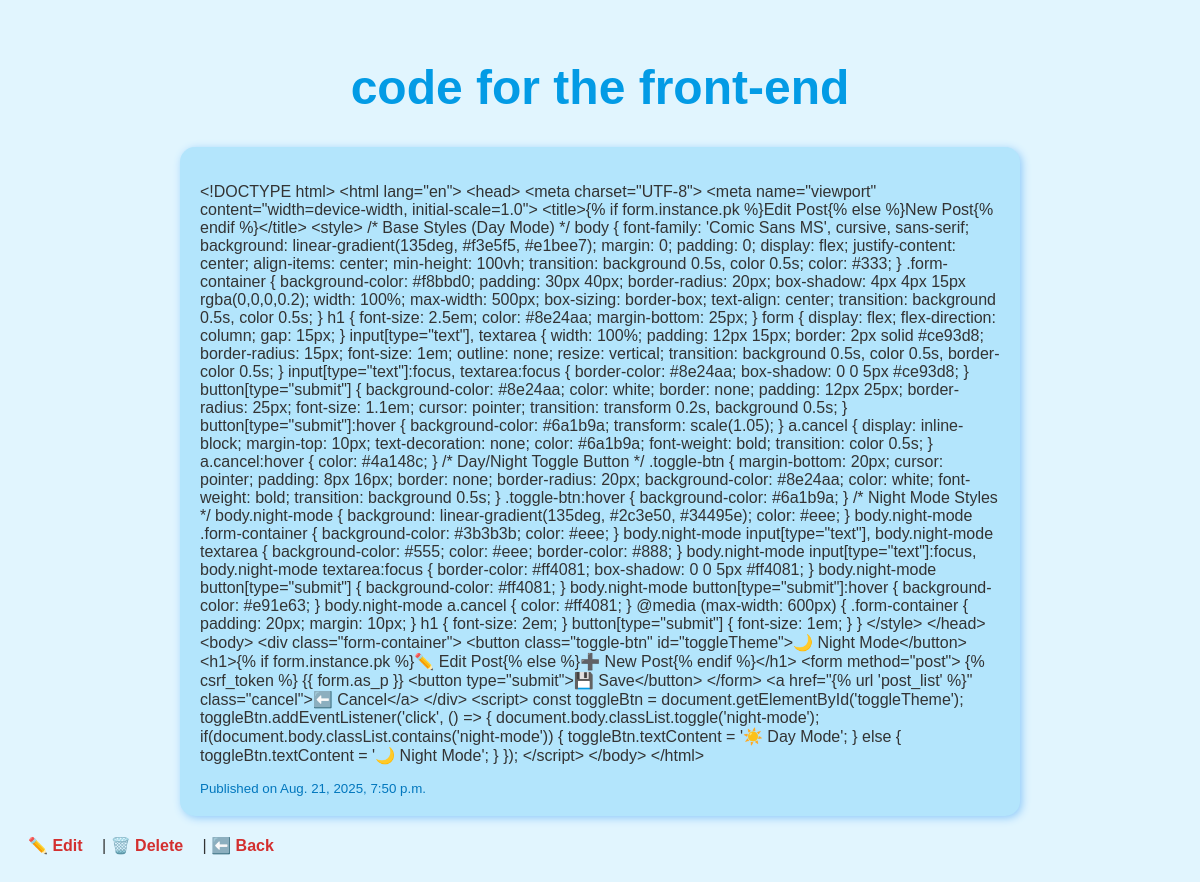
The app's page /post/4/ with its own data.
### blogs/models.py (models this page shows, shortened)
class Post(models.Model):
    title=models.CharField(max_length=200)
    content=models.TextField()
    created_at=models.DateTimeField(auto_now_add=True)

### blogs/views.py (the view)
# urls.py: path('post/<int:pk>/', views.post_detail, name='post_detail'),
def post_detail(request, pk):
    post = get_object_or_404(Post, pk=pk)
    return render(request, 'blogs/post_detail.html', {'post': post})

### blogs/templates/blogs/post_detail.html (shortened to what this page needs)
<!DOCTYPE html>
<html lang="en">
<head>
</head>
<body>
    <h1>{{ post.title }}</h1>
    <div class="content">
        <p>{{ post.content }}</p>
        <small>Published on {{ post.created_at }}</small>
    </div>
    <div class="actions">
        <a href="{% url 'post_update' post.pk %}">✏️ Edit</a> |
        <a href="{% url 'post_delete' post.pk %}">🗑️ Delete</a> |
        <a href="{% url 'post_list' %}">⬅️ Back</a>
    </div>
</body>
</html>

### blogs/templates/blogs/post_detail.html (style rules this page uses)
body { font-family: 'Comic Sans MS', cursive, sans-serif; background-color: #e1f5fe; color: #333; padding: 20px; }
h1 { color: #039be5; text-align: center; font-size: 3em; }
.content { background-color: #b3e5fc; padding: 20px; border-radius: 15px; box-shadow: 2px 2px 8px #90caf9; margin: 20px auto; max-width: 800px; }
small { display: block; margin-top: 10px; color: #0277bd; }
.actions a { margin-right: 15px; text-decoration: none; color: #d32f2f; font-weight: bold; }

### records on screen
Post: title "code for the front-end", content "<!DOCTYPE html> <html lang=\"en\"> <head> <meta charset=\"UTF-8\"> <meta name=\"viewport\" content=\"width=device-width, initial-scale=1.0\"> <title>{% if form.instance.pk %}Edit Post{% else %}New Post{% endif %}</title> <style> /* Base Styles (Day Mode) */ body { font-family: 'Comic Sans MS', cursive, sans-serif; background: linear-gradient(135deg, #f3e5f5, #e1bee7); margin: 0; padding: 0; display: flex; justify-content: center; align-items: center; min-height: 100vh; transition: background 0.5s, color 0.5s; color: #333; } .form-container { background-color: #f8bbd0; padding: 30px 40px; border-radius: 20px; box-shadow: 4px 4px 15px rgba(0,0,0,0.2); width: 100%; max-width: 500px; box-sizing:…", created_at "Aug. 21, 2025, 7:50 p.m."
